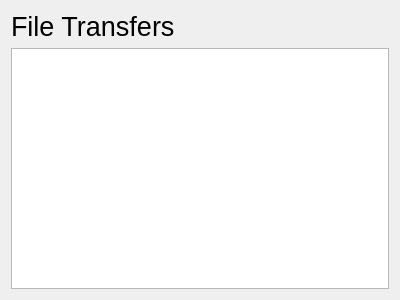
<?xml version="1.0" encoding="UTF-8"?>
<ui version="4.0">
 <class>fileTransfers</class>
 <widget class="QDialog" name="fileTransfers">
  <property name="geometry">
   <rect>
    <x>0</x>
    <y>0</y>
    <width>400</width>
    <height>300</height>
   </rect>
  </property>
  <property name="windowTitle">
   <string>Dialog</string>
  </property>
  <property name="windowIcon">
   <iconset theme="system-file-manager"/>
  </property>
  <layout class="QVBoxLayout" name="verticalLayout">
   <item>
    <widget class="QLabel" name="label">
     <property name="font">
      <font>
       <pointsize>20</pointsize>
      </font>
     </property>
     <property name="text">
      <string>File Transfers</string>
     </property>
    </widget>
   </item>
   <item>
    <widget class="QTableWidget" name="tableWidget"/>
   </item>
  </layout>
 </widget>
 <resources/>
 <connections/>
</ui>
